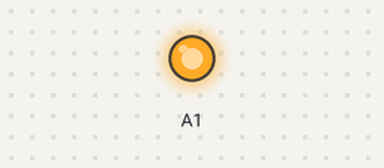
A sketch run on a simulated Arduino Uno, built with avr-gcc and run on an emulated ATmega328P. Shown: output pins drawn as LEDs (lit = HIGH).

Above: at 0.1 s.
Timing chart, 0 to 1.6 s (numbered marks = the images above):
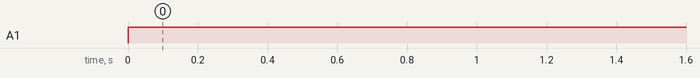

Measured:
- by itself, A1: LOW → HIGH at 0.00 s

The sketch:

test_file.ino
```cpp
void setup() {
  pinMode(A1, OUTPUT);

}

void loop() {
  digitalWrite(A1, HIGH);
}
```
